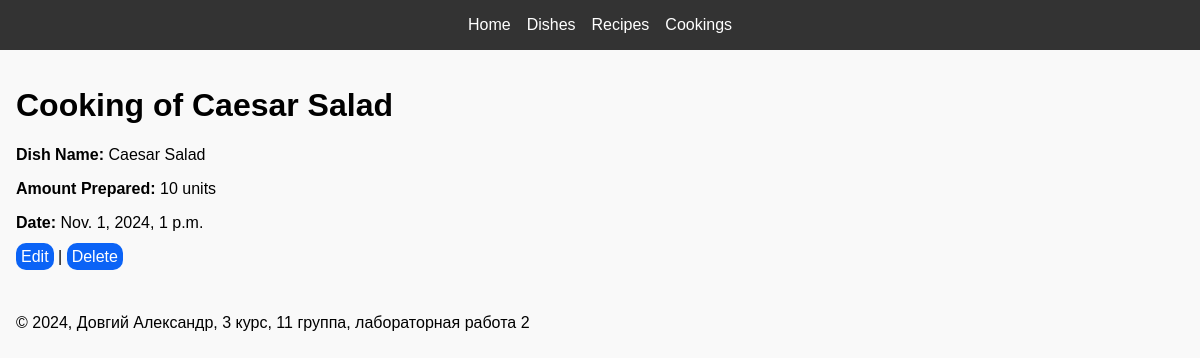
The page /cookings/1/ on the database its author committed.
### core/models.py (models this page shows, shortened)
class Cooking(models.Model):
    dish = models.ForeignKey(
        Dish,
        on_delete=models.CASCADE,
        related_name='cookings'
    )
    amount = models.PositiveIntegerField()
    date = models.DateTimeField()

class Dish(models.Model):
    name = models.CharField(max_length=255)
    type = models.CharField(max_length=255)
    weight = models.FloatField()
    price = models.DecimalField(max_digits=10, decimal_places=2)

### core/views.py (the view)
# urls.py: path('cookings/<int:pk>/', views.cooking_detail, name='cooking_detail'),
def cooking_detail(request, pk):
    cooking = get_object_or_404(Cooking, pk=pk)
    return render(request, 'cookings/cooking_detail.html', {'cooking': cooking})

### templates/cookings/cooking_detail.html (shortened to what this page needs)
{% extends 'base.html' %}
{% block content %}
<h1>Cooking of {{ cooking.dish.name }}</h1>
<p><strong>Dish Name:</strong> {{ cooking.dish.name }}</p>
<p><strong>Amount Prepared:</strong> {{ cooking.amount }} units</p>
<p><strong>Date:</strong> {{ cooking.date }}</p>
<div>
    <a class="floating-button" href="{% url 'cooking_edit' cooking.id %}">Edit</a> |
    <a class="floating-button" href="{% url 'cooking_delete' cooking.id %}">Delete</a>
</div>
{% endblock %}

### templates/base.html (style rules this page uses)
body { font-family: Arial, sans-serif; margin: 0; padding: 0; background-color: #f9f9f9; }
.floating-button { border-radius: 10px; color: white; transition: .2s linear; background: #0B63F6; padding: 5px; text-decoration: none; outline: none; border: none; font-size: 16px; }

### rows shown on the page
Cooking: dish.name "Caesar Salad", amount "10", date "Nov. 1, 2024, 1 p.m."
